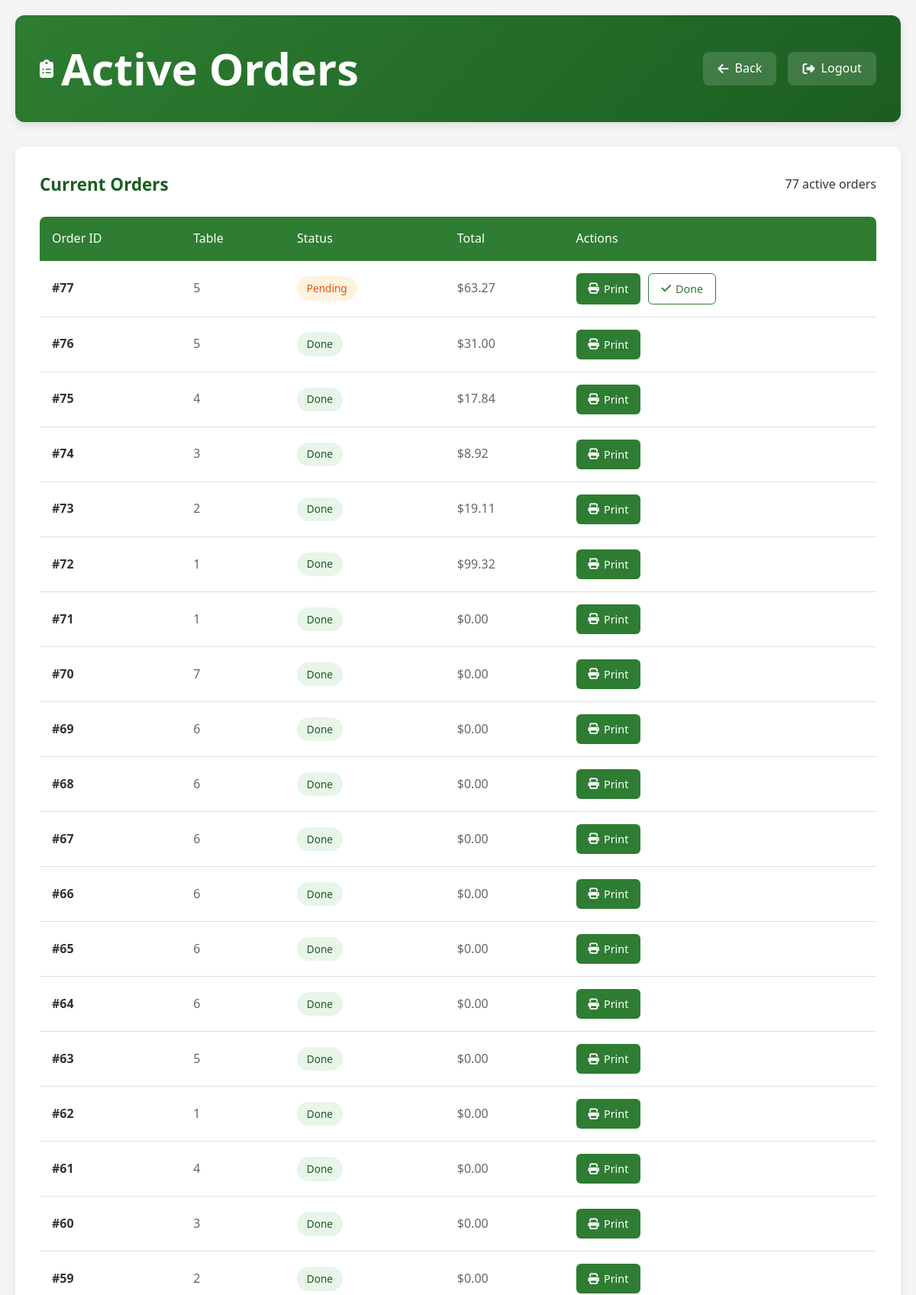
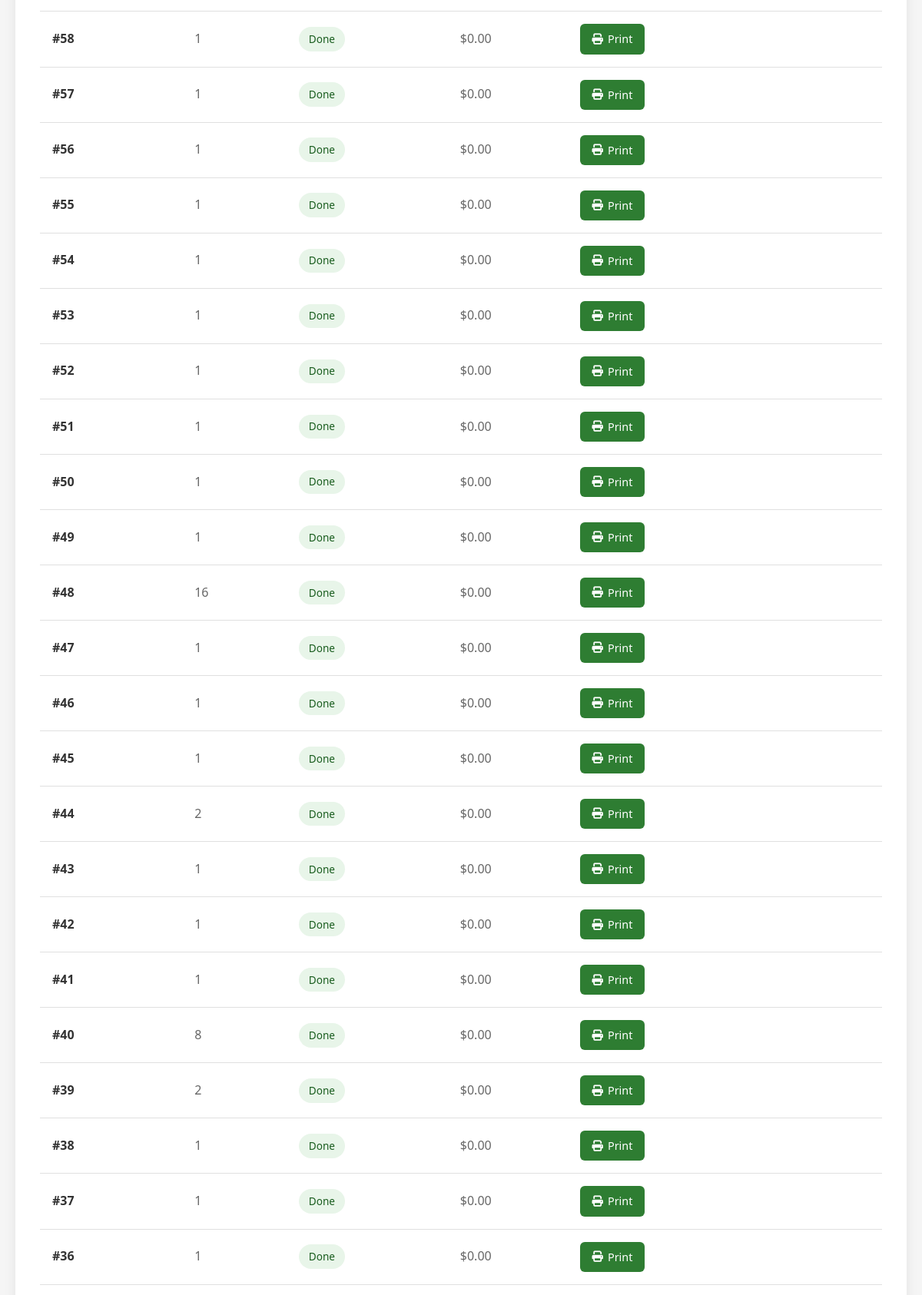
Screenshot of /cashier/orders.php (upper part) with the database file from the repository (2 pictures, top to bottom).
### tables this page shows
CREATE TABLE `orders1` (
  `order_id` int(11) NOT NULL AUTO_INCREMENT,
  `user_id` int(11) NOT NULL,
  `total` decimal(10,2) NOT NULL,
  `order_date` datetime NOT NULL,
  `status` varchar(50) NOT NULL,
  `table_number` int(11) DEFAULT NULL,
  `discount` decimal(10,2) DEFAULT 0.00,
  PRIMARY KEY (`order_id`)
);

### cashier/orders.php (the view, shortened to what this page needs)
<?php
include('../db.php');
$orders = $conn->query("
    SELECT o.order_id, o.table_number, o.status, o.order_date, o.discount,
           COALESCE(SUM(oi.price * oi.quantity), 0) AS subtotal,
           ROUND(COALESCE(SUM(oi.price * oi.quantity), 0) * (1 - o.discount / 100), 2) AS total
    FROM orders1 o
    LEFT JOIN order_items1 oi ON o.order_id = oi.order_id
    GROUP BY o.order_id, o.table_number, o.status, o.order_date, o.discount
    ORDER BY o.order_date DESC
")->fetchAll(PDO::FETCH_ASSOC);
?>
<!DOCTYPE html>
<html lang="en">
<head>
   <head>
    <link rel="stylesheet" href="https://cdnjs.cloudflare.com/ajax/libs/font-awesome/6.4.0/css/all.min.css" />
    <link rel="stylesheet" href="order.css" />
</head>
<body>
    <div class="container">
        <header>
            <div class="header-title">
                <i class="fas fa-clipboard-list"></i>
                <h1>Active Orders</h1>
            </div>
            <nav class="header-nav">
                <a href="index.php" class="nav-btn">
                    <i class="fas fa-arrow-left"></i>
                    <span>Back</span>
                </a>
                <a href="../logout.php" class="nav-btn">
                    <i class="fas fa-sign-out-alt"></i>
                    <span>Logout</span>
                </a>
            </nav>
        </header>
        <div class="orders-card">
            <div class="card-header">
                <h2 class="card-title">Current Orders</h2>
                <div class="card-actions">
                    <span><?= count($orders) ?> active orders</span>
                </div>
            </div>
            <?php if (count($orders) > 0): ?>
            <table class="orders-table">
                <thead>
                    <tr>
                        <th>Order ID</th>
                        <th>Table</th>
                        <th>Status</th>
                        <th>Total</th>
                        <th>Actions</th>
                    </tr>
                </thead>
                <tbody>
                    <?php foreach ($orders as $order): ?>
                    <tr>
                        <td>#<?= $order['order_id'] ?></td>
<td><?= $order['table_number'] ?></td>
                        <td>
                            <?php
                            $statusClass = 'status-'.strtolower($order['status']);
                            echo '<span class="status '.$statusClass.'">'.$order['status'].'</span>';
                            ?>
                        </td>
                        <td>$<?= number_format($order['total'], 2) ?></td>
                        <td>
                            <div class="action-btns">
                                <a href="invoice.php?order_id=<?= $order['order_id'] ?>" class="btn btn-primary">
                                    <i class="fas fa-print"></i>
                                    <span>Print</span>
                                </a>
                                <?php if ($order['status'] != 'Done'): ?>
                                <a href="mark_done.php?id=<?= $order['order_id'] ?>" class="btn btn-outline">
                                    <i class="fas fa-check"></i>
                                    <span>Done</span>
                                </a>
                                <?php endif; ?>
                            </div>
                        </td>
                    </tr>
                    <?php endforeach; ?>
                </tbody>
            </table>
            <?php endif; ?>
        </div>
    </div>
</body>
</html>

### cashier/order.css (style rules this page uses)
:root { --primary: #2e7d32; --primary-light: #4caf50; --primary-dark: #1b5e20; --accent: #8bc34a; --text: #333; --text-light: #666; --bg: #f5f5f5; --card-bg: #ffffff; --border: #e0e0e0; }
* { margin: 0; padding: 0; box-sizing: border-box; font-family: 'Segoe UI', Tahoma, Geneva, Verdana, sans-serif; }
body { background-color: var(--bg); color: var(--text); line-height: 1.6; }
.container { max-width: 1200px; margin: 0 auto; padding: 20px; }
header { background: linear-gradient(135deg, var(--primary), var(--primary-dark)); color: white; padding: 1.5rem 2rem; border-radius: 12px; margin-bottom: 2rem; box-shadow: 0 4px 12px rgba(0, 0, 0, 0.1); display: flex; justify-content: space-between; align-items: center; }
.header-title { font-size: 1.8rem; font-weight: 600; display: flex; align-items: center; gap: 10px; }
.header-title i { font-size: 1.5rem; }
.header-nav { display: flex; gap: 15px; }
.nav-btn { background-color: rgba(255, 255, 255, 0.15); color: white; padding: 0.6rem 1.2rem; border-radius: 8px; text-decoration: none; font-weight: 500; transition: all 0.3s ease; display: flex; align-items: center; gap: 8px; }
.orders-card { background-color: var(--card-bg); border-radius: 12px; box-shadow: 0 4px 16px rgba(0, 0, 0, 0.08); padding: 2rem; margin-bottom: 2rem; }
.card-header { display: flex; justify-content: space-between; align-items: center; margin-bottom: 1.5rem; }
.card-title { font-size: 1.4rem; color: var(--primary-dark); font-weight: 600; }
.orders-table { width: 100%; border-collapse: separate; border-spacing: 0; }
.orders-table thead th { background-color: var(--primary); color: white; padding: 1rem; text-align: left; font-weight: 500; position: sticky; top: 0; }
.orders-table th:first-child { border-top-left-radius: 8px; }
.orders-table th:last-child { border-top-right-radius: 8px; }
.orders-table tbody tr { transition: all 0.2s ease; }
.orders-table td { padding: 1rem; border-bottom: 1px solid var(--border); color: var(--text-light); }
.orders-table td:first-child { font-weight: 600; color: var(--text); }
.status { display: inline-block; padding: 0.3rem 0.8rem; border-radius: 20px; font-size: 0.85rem; font-weight: 500; }
.status-pending { background-color: #fff3e0; color: #e65100; }
.status-done { background-color: #e8f5e9; color: var(--primary-dark); }
.action-btns { display: flex; gap: 10px; }
.btn { padding: 0.5rem 1rem; border-radius: 6px; text-decoration: none; font-size: 0.9rem; font-weight: 500; transition: all 0.2s ease; display: inline-flex; align-items: center; gap: 6px; }
.btn-primary { background-color: var(--primary); color: white; }
.btn-outline { background-color: transparent; color: var(--primary); border: 1px solid var(--primary); }

### rows the page displays
orders1: order_id "77", table_number "5", status "Pending", total "63.27"
orders1: order_id "76", table_number "5", status "Done", total "31.00"
orders1: order_id "75", table_number "4", status "Done", total "17.84"
orders1: order_id "74", table_number "3", status "Done", total "8.92"
orders1: order_id "73", table_number "2", status "Done", total "19.11"
orders1: order_id "72", table_number "1", status "Done", total "99.32"
orders1: order_id "71", table_number "1", status "Done", total "0.00"
orders1: order_id "70", table_number "7", status "Done", total "0.00"
orders1: order_id "69", table_number "6", status "Done", total "0.00"
orders1: order_id "68", table_number "6", status "Done", total "0.00"
orders1: order_id "67", table_number "6", status "Done", total "0.00"
orders1: order_id "66", table_number "6", status "Done", total "0.00"
orders1: order_id "65", table_number "6", status "Done", total "0.00"
orders1: order_id "64", table_number "6", status "Done", total "0.00"
orders1: order_id "63", table_number "5", status "Done", total "0.00"
orders1: order_id "62", table_number "1", status "Done", total "0.00"
orders1: order_id "61", table_number "4", status "Done", total "0.00"
orders1: order_id "60", table_number "3", status "Done", total "0.00"
orders1: order_id "59", table_number "2", status "Done", total "0.00"
orders1: order_id "58", table_number "1", status "Done", total "0.00"
orders1: order_id "57", table_number "1", status "Done", total "0.00"
orders1: order_id "56", table_number "1", status "Done", total "0.00"
orders1: order_id "55", table_number "1", status "Done", total "0.00"
orders1: order_id "54", table_number "1", status "Done", total "0.00"
orders1: order_id "53", table_number "1", status "Done", total "0.00"
orders1: order_id "52", table_number "1", status "Done", total "0.00"
orders1: order_id "51", table_number "1", status "Done", total "0.00"
orders1: order_id "50", table_number "1", status "Done", total "0.00"
orders1: order_id "49", table_number "1", status "Done", total "0.00"
orders1: order_id "48", table_number "16", status "Done", total "0.00"
orders1: order_id "47", table_number "1", status "Done", total "0.00"
orders1: order_id "46", table_number "1", status "Done", total "0.00"
orders1: order_id "45", table_number "1", status "Done", total "0.00"
orders1: order_id "44", table_number "2", status "Done", total "0.00"
orders1: order_id "43", table_number "1", status "Done", total "0.00"
orders1: order_id "42", table_number "1", status "Done", total "0.00"
orders1: order_id "41", table_number "1", status "Done", total "0.00"
orders1: order_id "40", table_number "8", status "Done", total "0.00"
orders1: order_id "39", table_number "2", status "Done", total "0.00"
orders1: order_id "38", table_number "1", status "Done", total "0.00"
orders1: order_id "37", table_number "1", status "Done", total "0.00"
orders1: order_id "36", table_number "1", status "Done", total "0.00"

### other values shown
count($orders) "77"
